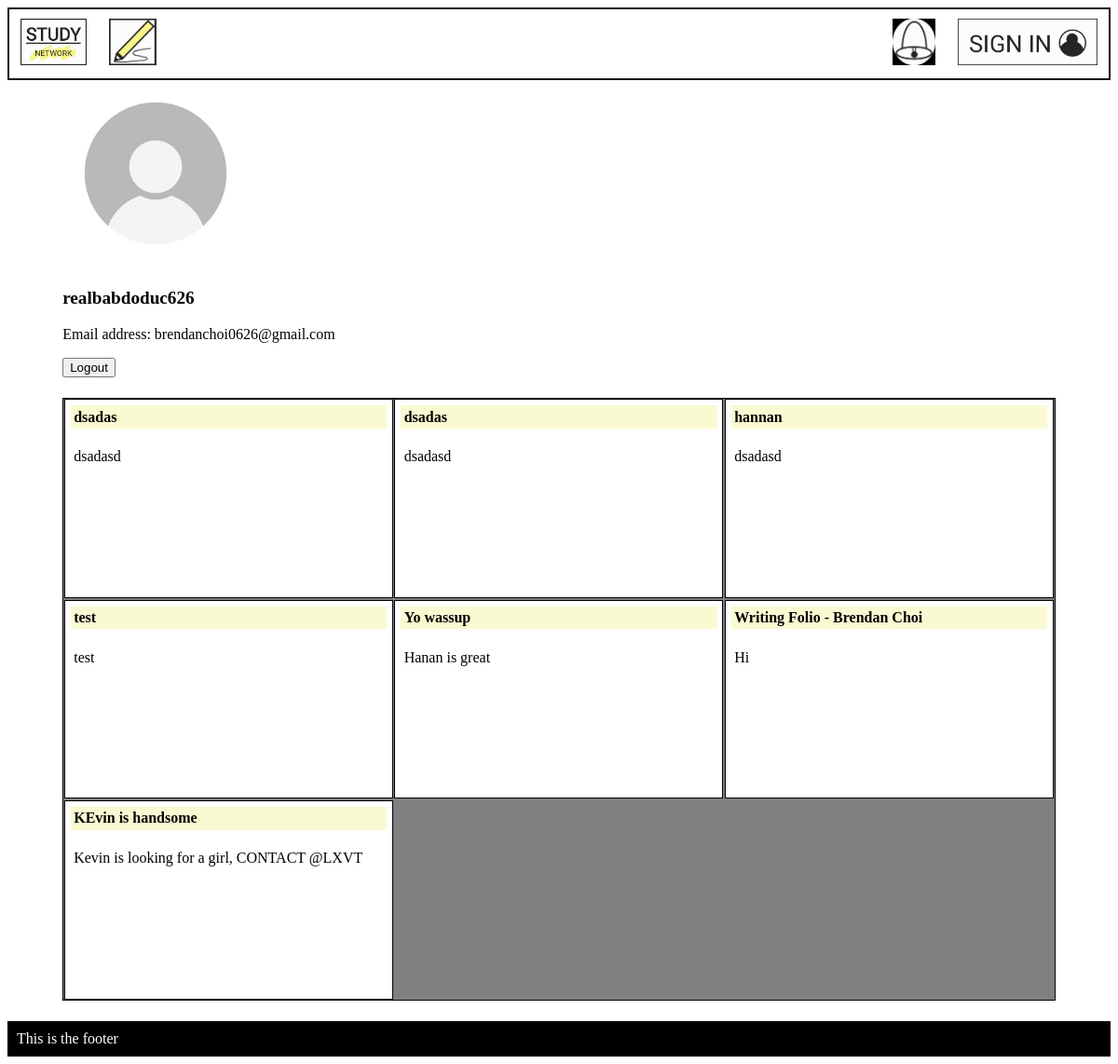
The app's page /profile/6, older data.
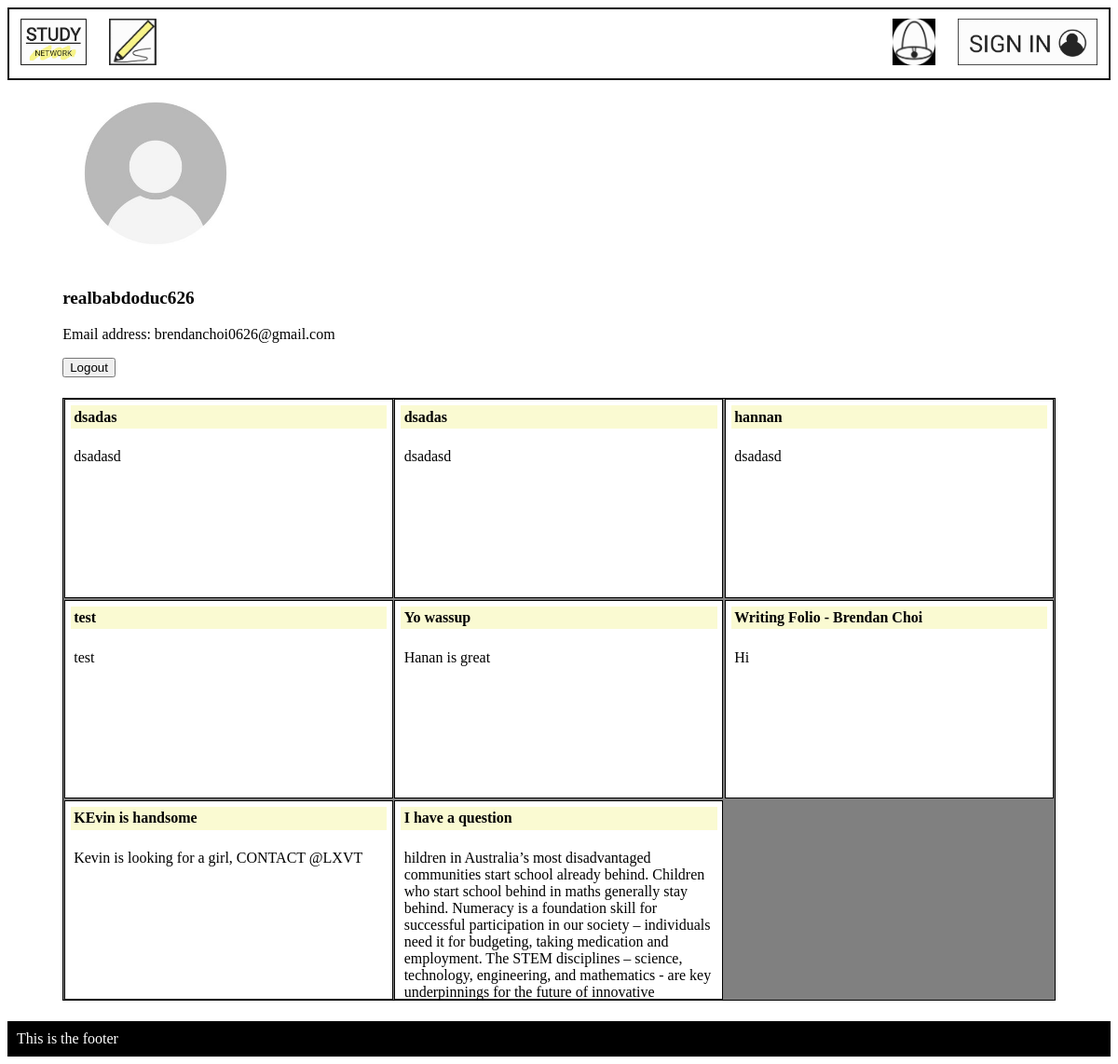
The same page, newer data.
### models.py (models this page shows)
class User(db.Model):
    __tablename__ = 'User'
    id = db.Column(db.Integer, primary_key=True)
    username = db.Column(db.Text)
    email = db.Column(db.Text)
    password = db.Column(db.Text)
    user_post = db.relationship('Post', back_populates='post_user')
    notifications_user = db.relationship('Notification', back_populates='users_notification')
    users = db.relationship('Comment', back_populates='post')

class Post(db.Model):
    __tablename__ = 'Post'
    id = db.Column(db.Integer, primary_key=True)
    title = db.Column(db.Text)
    discussion = db.Column(db.Text)
    date = db.Column(db.Integer)
    comments = db.Column(db.Integer)
    user_id = db.Column(db.Integer, db.ForeignKey('User.id'))
    post_user = db.relationship('User', back_populates='user_post')
    replies_post = db.relationship('Reply', secondary=PostReply, back_populates='posts_reply')
    categories_post = db.relationship('Category', secondary=PostCategory, back_populates='posts_category')
    notifications_post = db.relationship('Notification', back_populates='posts_notification')
    posts = db.relationship('Comment', back_populates='user')

### main.py (the view)
@app.route('/profile/<int:id>')
def profile(id):
    user_info = models.User.query.filter_by(id = id).first()
    post_info = models.Post.query.filter_by(user_id = id).all()
    if g.logged_in_user:
        logged_in_user_info = models.User.query.filter_by(id = session["logged_in_user"]).first()
        return render_template('profile.html', user=user_info, post=post_info, loginuser=logged_in_user_info)
    else:
        return render_template('profile.html', user=user_info, post=post_info)

### main.py (called while the page is built)
@app.before_request
def before_request():
    g.logged_in_user = None
    if 'logged_in_user' in session:
        g.logged_in_user = session['logged_in_user']

### templates/profile.html
{% extends 'layout.html' %}
{% block content %}
<main>
<img src="/static/logo/sampleProfile.jpg" width="200px" height="200px">
<p class="username"><strong>{{ user.username }}</strong></p>
<p>Email address: {{ user.email }}</p>
<button onclick="window.location = 'http://127.0.0.1:5000/logout'" type="submit">Logout</button>
<div class="profile">
{% for each_post in post %}
    <p><a class="title" href="/comment/{{each_post.id}}"><strong>{{each_post.title}}</strong></a><br>
    <a class="discussion" href="/comment/{{each_post.id}}">{{each_post.discussion}}</a></p>
{% endfor %}
</div>
</main>
{% endblock %}

### templates/layout.html (shortened to what this page needs)
<!DOCTYPE html>
<html>
    <head>
        <link rel="stylesheet" href="/static/css/style.css">
    </head>
    <body>
        {% include 'nav.html' %}
        {% block content %}{% endblock %}
        {% include 'footer.html' %}
    </body>
</html>

### templates/nav.html
<nav>
<ul>
    <li><a href="/"><img src="/static/logo/Study_network - Copy.jpg"></a></li>
    <li><a href="/post"><img src="/static/logo/KakaoTalk_20210729_123828148_01.jpg"></a></li>
    {% if g.logged_in_user %}
        <li style = "float:right"><a class="logged_in" href="/profile/{{g.logged_in_user}}"><img src="/static//logo/KakaoTalk_20210802_114208981.jpg"></a></li>
    {% else %}
        <li style = "float:right"></listyle><a class="logged_in" href="/user"><img src="/static/logo/KakaoTalk_20210802_113545184.jpg"></a></li>
    {% endif %}
    <li style = "float:right"><a href="/noti"><img src="/static/logo/KakaoTalk_20210729_123828148_02.jpg"></a></li>
</ul>
</nav>

### templates/footer.html
<footer>
    This is the footer
</footer>

### static/css/style.css (style rules this page uses)
a { text-decoration: none; }
body main { display: block; max-width: 90%; margin-left: 5%; }
nav ul { list-style-type: none; margin: 0; padding: 0; overflow: hidden; background-color: white; border: 2px solid #111; }
nav li:not(.logged_in) { float: left; }
nav li a { display: block; color: black; text-align: center; padding: 10px 12px; text-decoration: none; }
nav li a img { width: 100%; height: 50px; }
footer { list-style-type: none; margin: 0; padding: 10px; overflow: hidden; background-color: black; color: white; }
.title { grid-column: 1; grid-row: 1; }
.discussion { grid-row:2; grid-column: 1; }
.profile { display: grid; grid-template-columns: 33.33% 33.33% 33.34%; overflow:auto; grid-row: black; border: 1px solid black; background-color: grey; margin: 2% 0; }
.profile p { height: 200px; padding: 1.6666666666%; border: 1px solid black; overflow:scroll; margin: 0.2%; background-color: white; }
.profile p .title { display: block; background-color: lightgoldenrodyellow; width: 98%; height: auto; margin:0; padding: 1%; color: black; }
.profile p .discussion { display: block; padding: 1%; width: 98%; height: auto; color: black; min-height: 120px; }
.username { font-size: larger; }

Row changes from the older to the newer data that the page shows:
added Post: title "I have a question", discussion "hildren in Australia’s most disadvantaged communities start school already behind. Children who start school behind in maths generally stay behind. Numeracy is a foundation skill for successful participation in our society – individuals need it for budgeting, taking medication and employment. The STEM disciplines – science, technology, engineering, and mathematics - are key underpinnings for the future of innovative…"
